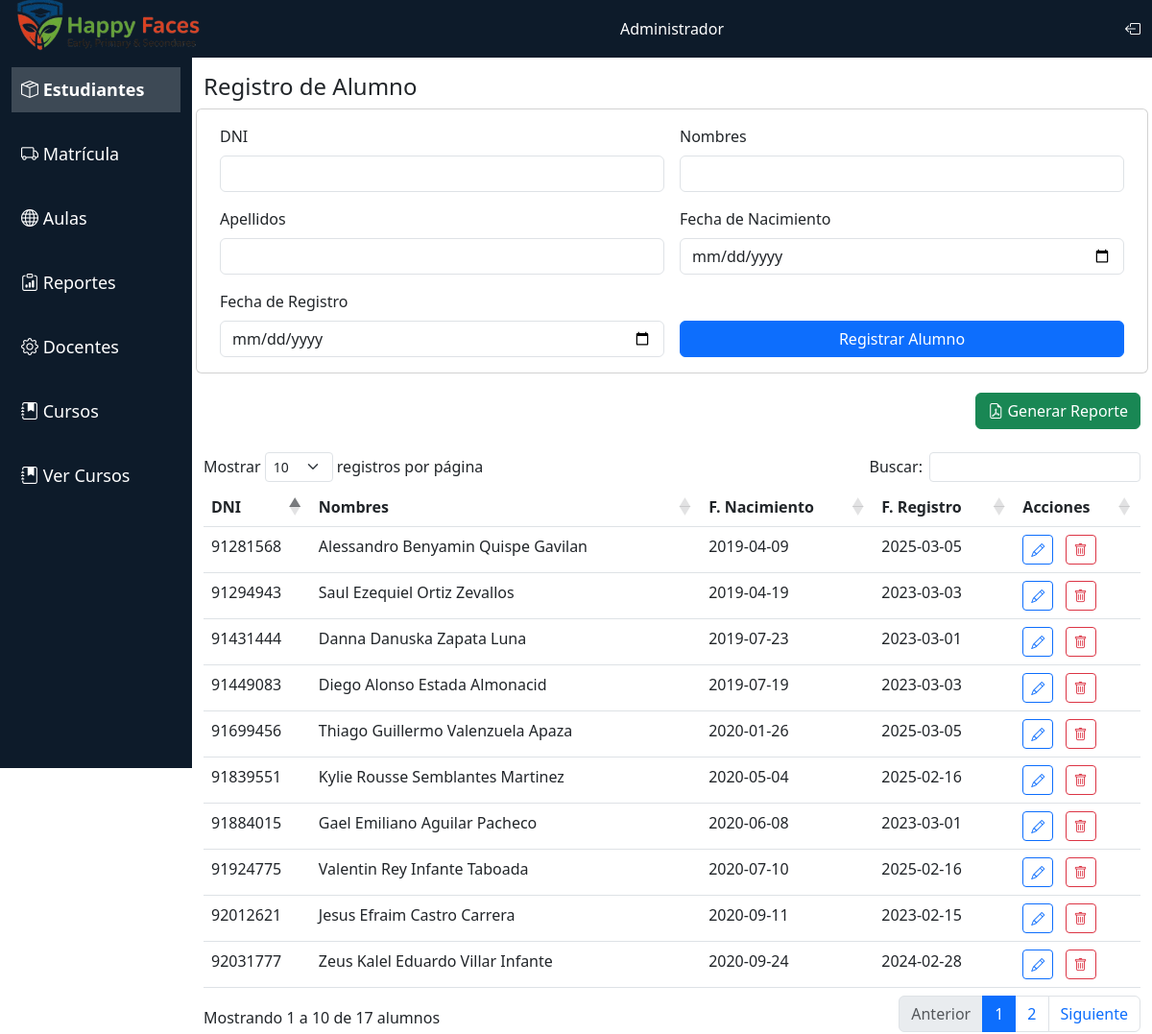
Screenshot of /PHP/Registro/Registro_estudiantes.php with the database file from the repository.
### tables this page shows
CREATE TABLE Alumnos (
    AlumnoID INT AUTO_INCREMENT PRIMARY KEY,
    DNI VARCHAR(12) NOT NULL,
    Nombres VARCHAR(100) NOT NULL,
    Apellidos VARCHAR(100) NOT NULL,
    Fec_Nacimiento DATE,
    Fec_Registro DATE NOT NULL
);

### PHP/Negocio/negocio.php (called while the page is built, shortened)
<?php
include_once '../Conexion/conexion.php';
class Negocio
{
    function lisAluCompleto() {
    $sql = "SELECT * FROM alumnos";
    $obj = new Conexion();
    $res = mysqli_query($obj->conecta(), $sql) or die(mysqli_error($obj->conecta()));
    $vec = array();
    while($fila = mysqli_fetch_assoc($res)){
        $vec[] = $fila;
    }
    return $vec;
    }
}
?>

### PHP/Conexion/conexion.php (called while the page is built)
<?php
class Conexion
{
    private $cn = null;
    function conecta()
    {
        if ($this->cn == null) {
            $this->cn = mysqli_connect("localhost", "root", "", "Institucion");
        }
        return $this->cn;
    }
}

### PHP/Registro/Registro_estudiantes.php (the view, shortened to what this page needs)
<!DOCTYPE html>
<html lang="es">
<head>
    <link rel="stylesheet" href="https://cdn.datatables.net/1.13.4/css/dataTables.bootstrap5.min.css">
    <link href="https://cdn.jsdelivr.net/npm/bootstrap@5.3.0-alpha1/dist/css/bootstrap.min.css" rel="stylesheet">
    <link href="https://cdnjs.cloudflare.com/ajax/libs/bootstrap-icons/1.10.2/font/bootstrap-icons.min.css" rel="stylesheet">
    <link rel="stylesheet" href="../../CSS/Reportes/reportes.css">
</head>
<body>
    <nav class="navbar navbar-expand-lg navbar-light custom-navbar">
        <div class="container-fluid">
            <a class="navbar-brand" href="#">
                <img src="../../src/images/logo.png" alt="Logo SnowBox" class="logo-img">
            </a>
            <span class="navbar-text text-white">Administrador</span>
            <a href="../../index.php" class="text-white"><i class="bi bi-box-arrow-left"></i></a>
        </div>
    </nav>
    <div class="container-fluid">
        <div class="row">
            <div class="col-2 custom-sidebar">
                <div class="nav flex-column">
                    <a href="../Registro/Registro_estudiantes.php?user=1" class="nav-link active"><i class="bi bi-box-seam"></i> Estudiantes</a>
                    <a href="../Matricula/registro.php" class="nav-link"><i class="bi bi-truck"></i> Matrícula</a>
                    <a href="../Aula.php" class="nav-link"><i class="bi bi-globe"></i> Aulas</a>
                    <a href="../Cupo.php" class="nav-link"><i class="bi bi-clipboard-data"></i> Reportes</a>
                    <a href="../Registro/Docentes.php" class="nav-link"><i class="bi bi-gear"></i> Docentes</a>
                    <a href="../Cursos/registro_curso.php" class="nav-link"><i class="bi bi-journal-bookmark-fill"></i> Cursos</a>
                    <a href="../Cursos/ver_curso.php" class="nav-link"><i class="bi bi-journal-bookmark-fill"></i> Ver Cursos </a>
                </div>
            </div>
            <div class="col-10 mt-3">
                <h4>Registro de Alumno</h4>
                <form action="../Configuracion/controller.php" method="POST" class="row g-3">
                    <div class="card">
                        <div class="card-body row g-3">
                            <div class="col-md-6">
                                <label for="dni" class="form-label">DNI</label>
                                <input type="text" name="dni" id="dni" class="form-control" required>
                            </div>
                            <div class="col-md-6">
                                <label for="nombres" class="form-label">Nombres</label>
                                <input type="text" name="nombres" id="nombres" class="form-control" required>
                            </div>
                            <div class="col-md-6">
                                <label for="apellidos" class="form-label">Apellidos</label>
                                <input type="text" name="apellidos" id="apellidos" class="form-control" required>
                            </div>
                            <div class="col-md-6">
                                <label for="fecha_nacimiento" class="form-label">Fecha de Nacimiento</label>
                                <input type="date" name="fecha_nacimiento" id="fecha_nacimiento" class="form-control">
                            </div>
                            <div class="col-md-6">
                                <label for="fecha_registro" class="form-label">Fecha de Registro</label>
                                <input type="date" name="fecha_registro" id="fecha_registro" class="form-control" required>
                            </div>
                            <div class="col-md-6 d-flex align-items-end">
                                <button type="submit" name="guardarAlumno" class="btn btn-primary w-100">Registrar Alumno</button>
                            </div>
                        </div>
                    </div>
                </form>
                <div class="d-flex justify-content-end mb-2">
                    <form action="../Reportes/generar_pdf_alumnos.php" method="POST">
                        <button id="generarReporte" name="generarReporte" class="btn btn-success">
                            <i class="bi bi-file-earmark-pdf"></i> Generar Reporte
                        </button>
                    </form>
                </div>
                <form action="../Reportes/generar_pdf_alumnos.php" method="POST">
                    <div class="row mt-4">
                        <div class="col" data-simplebar style="max-height: 420px;">
                            <table id="alumnos-table" class="table table-hover">
                                <thead>
                                    <tr>
                                        <th scope="col">DNI</th>
                                        <th scope="col">Nombres</th>
                                        <th scope="col">F. Nacimiento</th>
                                        <th scope="col">F. Registro</th>
                                        <th scope="col">Acciones</th>
                                    </tr>
                                </thead>
                                <tbody>
                                    <?php
                                    include '../Negocio/negocio.php';
                                    $obj = new Negocio();
                                    $alumnos = $obj->lisAluCompleto();
                                    foreach ($alumnos as $alu) {
                                    ?>
                                        <tr>
                                            <td><?= $alu['DNI'] ?></td>
                                            <td><?= $alu['Nombres'] . ' ' . $alu['Apellidos'] ?></td>
                                            <td><?= $alu['Fec_Nacimiento'] ?></td>
                                            <td><?= $alu['Fec_Registro'] ?></td>
                                            <td>
                                                <button
                                                    type="button"
                                                    class="btn btn-sm btn-outline-primary me-2 btn-editar"
                                                    data-id="<?= $alu['AlumnoID'] ?>"
                                                    data-dni="<?= $alu['DNI'] ?>"
                                                    data-nombres="<?= $alu['Nombres'] ?>"
                                                    data-apellidos="<?= $alu['Apellidos'] ?>"
                                                    data-nacimiento="<?= $alu['Fec_Nacimiento'] ?>"
                                                    data-registro="<?= $alu['Fec_Registro'] ?>"
                                                    data-bs-toggle="modal"
                                                    data-bs-target="#modalEditarAlumno"
                                                >
                                                    <i class="bi bi-pencil"></i>
                                                </button>
                                                <a href="../Configuracion/controller.php?action=delete&AlumnoID=<?= $alu['AlumnoID'] ?>" class="btn btn-sm btn-outline-danger">
                                                    <i class="bi bi-trash"></i>
                                                </a>
                                            </td>
                                        </tr>
                                    <?php
                                    }
                                    ?>
                                </tbody>
                            </table>
                        </div>
                    </div>
                </form>
            </div>
        </div>
    </div>
</body>
</html>

### CSS/Reportes/reportes.css (style rules this page uses)
.logo-img { width: 200px; margin-left: auto; margin-top: -8px; }
.custom-navbar { background-color: #0d1b2a; height: 60px; padding-top: 5px; padding-bottom: 5px; }
.custom-sidebar { height: calc(100vh - 60px); background-color: #0d1b2a; padding-top: 0; margin-top: 0; position: sticky; top: 0; }
.custom-sidebar a { color: white; font-size: 18px; margin: 10px 0; display: block; padding: 10px; text-align: left; }
.custom-sidebar a.active { background-color: rgba(255, 255, 255, 0.2); font-weight: bold; color: #fff; }
.card { margin-bottom: 20px; }

### rows the page displays
alumnos: DNI "92031777", Nombres "Zeus Kalel Eduardo", Apellidos "Villar Infante", Fec_Nacimiento "2020-09-24", Fec_Registro "2024-02-28"
alumnos: DNI "91449083", Nombres "Diego Alonso", Apellidos "Estada Almonacid", Fec_Nacimiento "2019-07-19", Fec_Registro "2023-03-03"
alumnos: DNI "91294943", Nombres "Saul Ezequiel", Apellidos "Ortiz Zevallos", Fec_Nacimiento "2019-04-19", Fec_Registro "2023-03-03"
alumnos: DNI "91281568", Nombres "Alessandro Benyamin", Apellidos "Quispe Gavilan", Fec_Nacimiento "2019-04-09", Fec_Registro "2025-03-05"
alumnos: DNI "91699456", Nombres "Thiago Guillermo", Apellidos "Valenzuela Apaza", Fec_Nacimiento "2020-01-26", Fec_Registro "2025-03-05"
alumnos: DNI "91431444", Nombres "Danna Danuska", Apellidos "Zapata Luna", Fec_Nacimiento "2019-07-23", Fec_Registro "2023-03-01"
alumnos: DNI "91884015", Nombres "Gael Emiliano", Apellidos "Aguilar Pacheco", Fec_Nacimiento "2020-06-08", Fec_Registro "2023-03-01"
alumnos: DNI "92012621", Nombres "Jesus Efraim", Apellidos "Castro Carrera", Fec_Nacimiento "2020-09-11", Fec_Registro "2023-02-15"
alumnos: DNI "91924775", Nombres "Valentin Rey", Apellidos "Infante Taboada", Fec_Nacimiento "2020-07-10", Fec_Registro "2025-02-16"
alumnos: DNI "91839551", Nombres "Kylie Rousse", Apellidos "Semblantes Martinez", Fec_Nacimiento "2020-05-04", Fec_Registro "2025-02-16"
